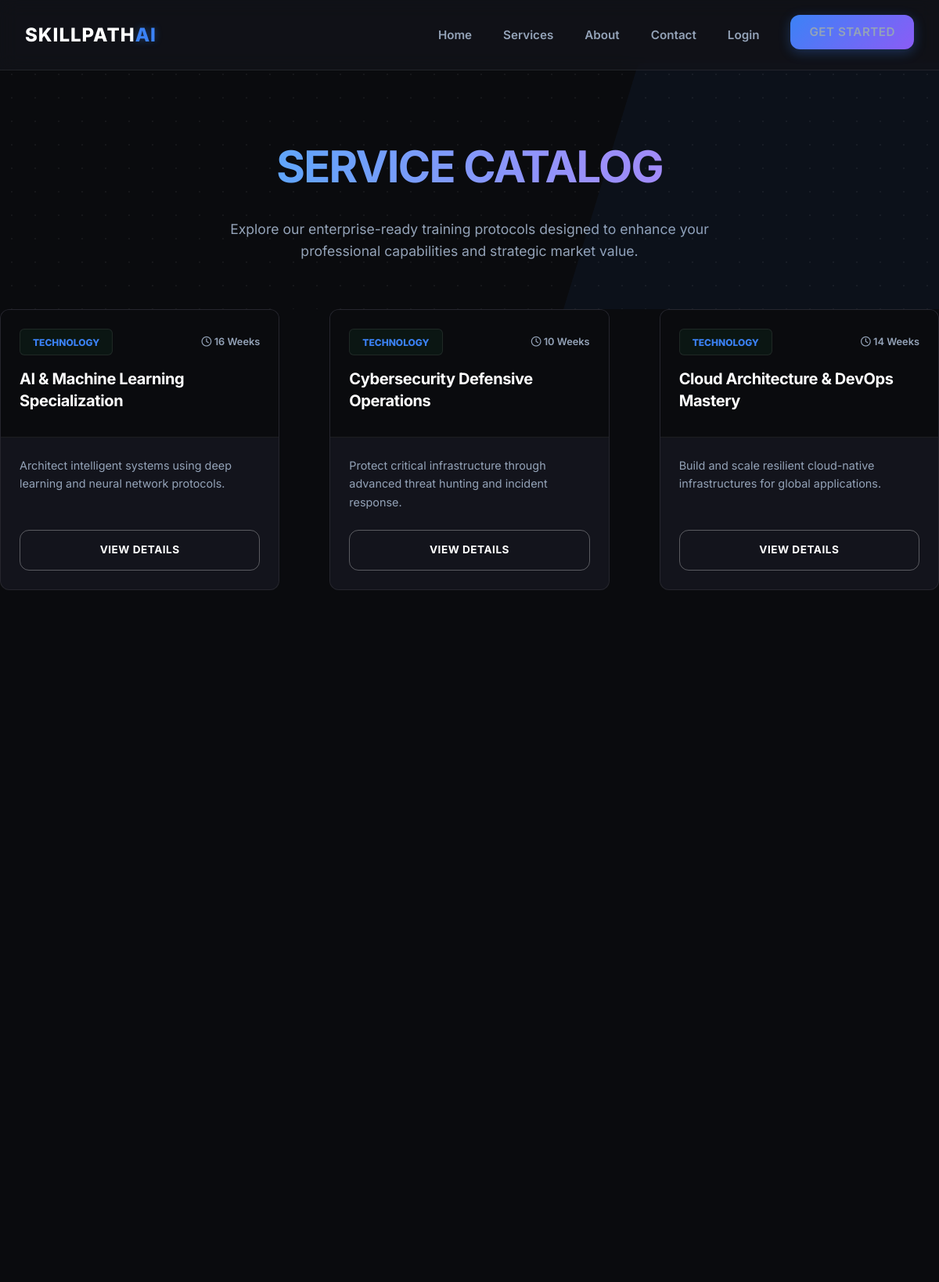
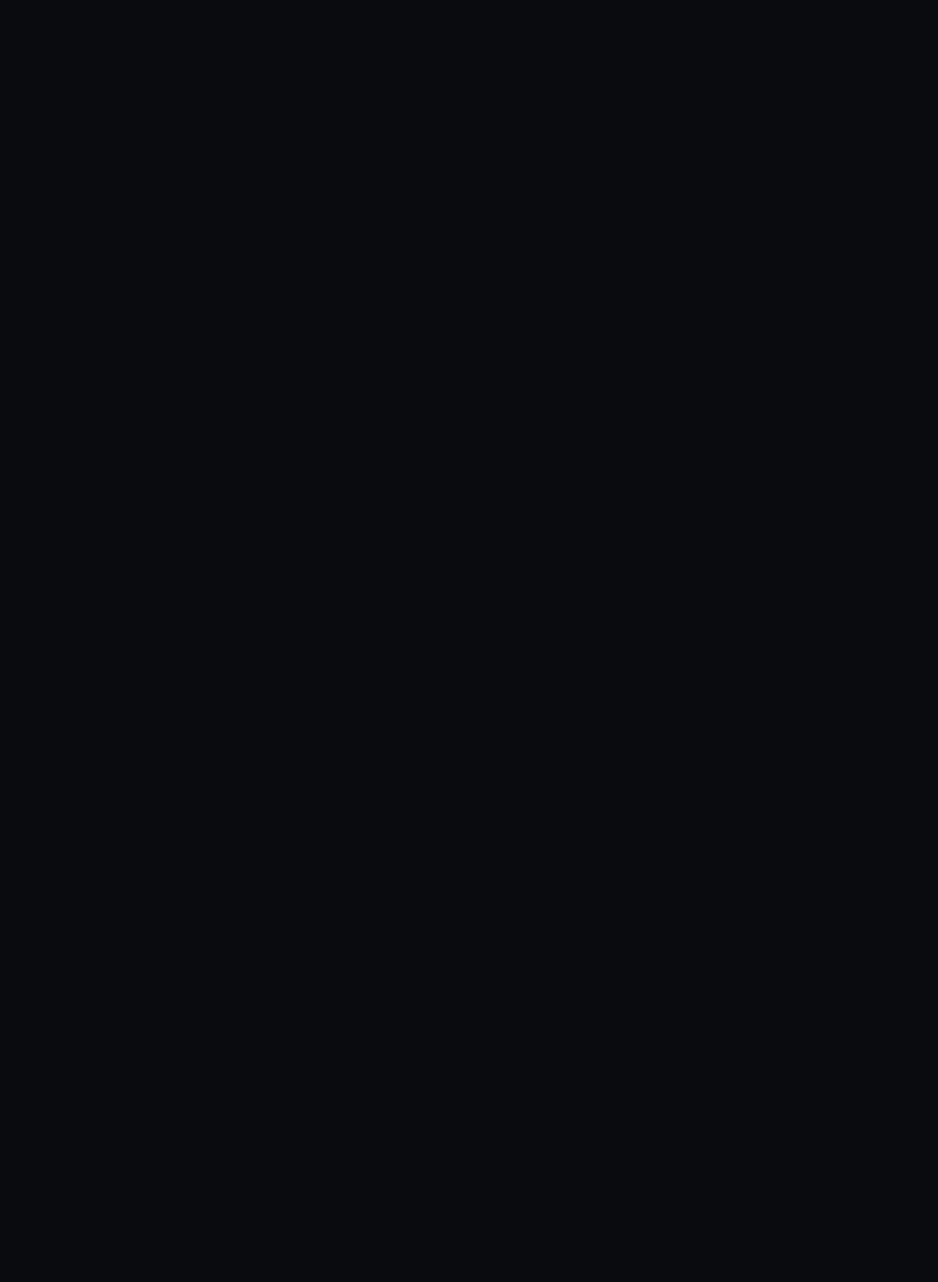
Page /courses/ (upper part) on the committed database (2 pictures, top to bottom).
### recommender/models.py (models this page shows, shortened)
class Course(models.Model):
    CATEGORY_CHOICES = [
        ('Technology', 'Technology'),
        ('Business', 'Business'),
        ('Medical', 'Medical'),
        ('Arts', 'Arts'),
        ('Government', 'Government'),
    ]
    DIFFICULTY_CHOICES = [
        ('Beginner', 'Beginner'),
        ('Intermediate', 'Intermediate'),
        ('Advanced', 'Advanced'),
    ]
    title = models.CharField(max_length=200, unique=True)
    category = models.CharField(max_length=50, choices=CATEGORY_CHOICES)
    short_description = models.CharField(max_length=255)
    description = models.TextField() # Full Overview
    difficulty = models.CharField(max_length=20, choices=DIFFICULTY_CHOICES)
    duration = models.CharField(max_length=50) # e.g., "8 Weeks"
    what_you_will_learn = models.TextField(help_text="One learning point per line")
    prerequisites = models.TextField(blank=True, help_text="One prerequisite per line")
    recommended_background = models.TextField(blank=True)
    tools_covered = models.CharField(max_length=255, help_text="Comma separated tools")
    related_careers = models.ManyToManyField(Career, related_name='courses')

### recommender/views.py (the view)
# urls.py: path('courses/', views.courses_list, name='courses'),
def courses_list(request):
    courses = Course.objects.all()
    return render(request, 'recommender/courses.html', {'courses': courses})

### templates/recommender/courses.html
{% extends 'recommender/base.html' %}
{% load static %}
{% block content %}
<div class="animate-fadeIn">
    <section class="hero" style="padding: 100px 0 60px;">
        <div class="container" style="text-align: center;">
            <h1 style="margin-bottom: 2rem;">SERVICE <span style="color: var(--primary-green);">CATALOG</span></h1>
            <p style="max-width: 700px; margin: 0 auto; font-size: 1.1rem;">
                Explore our enterprise-ready training protocols designed to enhance your professional capabilities and
                strategic market value.
            </p>
        </div>
    </section>
    <div class="container section-padding" style="padding-top: 0;">
        <div style="display: grid; grid-template-columns: repeat(auto-fill, minmax(300px, 1fr)); gap: var(--space-xl);">
            {% for course in courses %}
            <div class="card"
                style="display: flex; flex-direction: column; padding: 0; overflow: hidden; border: 1px solid var(--border-gray); transition: transform 0.3s ease, box-shadow 0.3s ease;">
                <div style="padding: 1.5rem; border-bottom: 1px solid var(--border-gray); background: var(--bg-soft);">
                    <div
                        style="display: flex; justify-content: space-between; align-items: center; margin-bottom: 1rem;">
                        <span class="chip"
                            style="background: rgba(30, 127, 67, 0.1); color: var(--primary-green); font-size: 0.75rem;">
                            {{ course.category }}
                        </span>
                        <span style="font-size: 0.8rem; color: var(--text-muted); font-weight: 600;">
                            <i class="far fa-clock"></i> {{ course.duration }}
                        </span>
                    </div>
                    <h3 style="font-size: 1.25rem; margin-bottom: 0.5rem; line-height: 1.4;">{{ course.title }}</h3>
                </div>
                <div style="padding: 1.5rem; flex: 1; display: flex; flex-direction: column;">
                    <p
                        style="font-size: 0.9rem; color: var(--text-muted); margin-bottom: 1.5rem; flex: 1; line-height: 1.6;">
                        {{ course.short_description }}
                    </p>
                    <a href="{% url 'course_detail' course.pk %}" class="btn btn-outline"
                        style="width: 100%; text-align: center;">View Details</a>
                </div>
            </div>
            {% empty %}
            <div style="grid-column: 1 / -1; text-align: center; padding: 4rem;">
                <p>No training protocols currently available.</p>
            </div>
            {% endfor %}
        </div>
    </div>
</div>
{% endblock %}

### templates/recommender/base.html (shortened to what this page needs)
{% load static %}
<!DOCTYPE html>
<html lang="en">
<head>
    <link rel="stylesheet" href="https://cdnjs.cloudflare.com/ajax/libs/font-awesome/6.4.0/css/all.min.css">
    <link rel="stylesheet" href="https://cdn.jsdelivr.net/npm/swiper@11/swiper-bundle.min.css" />
    <link rel="stylesheet"
        href="https://cdnjs.cloudflare.com/ajax/libs/OwlCarousel2/2.3.4/assets/owl.carousel.min.css" />
    <link rel="stylesheet"
        href="https://cdnjs.cloudflare.com/ajax/libs/OwlCarousel2/2.3.4/assets/owl.theme.default.min.css" />
    <link rel="stylesheet" href="{% static 'recommender/css/style.css' %}">
</head>
<body class="{% block body_class %}{% endblock %}">
    {% block header %}
    <nav>
        <div class="container">
            <a href="{% url 'home' %}" class="logo">SkillPath<span>AI</span></a>
            <ul class="nav-links" id="navLinks">
                <li><a href="{% url 'home' %}">Home</a></li>
                <li><a href="{% url 'courses' %}">Services</a></li>
                <li><a href="{% url 'about' %}">About</a></li>
                <li><a href="{% url 'contact' %}">Contact</a></li>
                {% if user.is_authenticated %}
                <li><a href="{% url 'dashboard' %}">Dashboard</a></li>
                <li><a href="{% url 'logout' %}" class="btn btn-outline" style="padding: 0.6rem 1.5rem;">Logout</a></li>
                {% else %}
                <li><a href="{% url 'login' %}">Login</a></li>
                <li><a href="{% url 'register' %}" class="btn btn-primary" style="padding: 0.6rem 1.5rem;">Get
                        Started</a></li>
                {% endif %}
            </ul>
        </div>
    </nav>
    {% endblock %}
    <div class="main-content" style="padding-top: 80px;">
        {% block content %}{% endblock %}
    </div>
</body>
</html>

### static/recommender/css/style.css (style rules this page uses)
:root { --bg-body: #0a0b0e; --bg-surface: #13141c; --bg-surface-hover: #1c1e2a; --bg-glass: rgba(19, 20, 28, 0.7); --text-main: #ffffff; --text-muted: #94a3b8; --text-dim: #64748b; --primary-blue: #3b82f6; --primary-purple: #8b5cf6; --accent-cyan: #06b6d4; --gradient-primary: linear-gradient(135deg, #3b82f6 0%, #8b5cf6 100%); --gradient-glow: linear-gradient(135deg, rgba(59, 130, 246, 0.5) 0%, rgba(139, 92, 246, 0.5) 100%); --gradient-text: linear-gradient(to right, #60a5fa, #a78bfa); --primary-green: #3b82f6; --dark-green: #1e40af; --bg-white: #13141c; --bg-soft: #0a0b0e; --text-dark: #ffffff; --border-gray: rgba(255, 255, 255, 0.08); --success: #10b981; --warning: #f59e0b; --error: #ef4444; --header-height: 80px; --radius-sm: 6px; --radius: 12px; --radius-lg: 24px; --space-xs: 0.5rem; --space-sm: 1rem; --space-md: 1.5rem; --space-lg: 2rem; --space-xl: 4rem; --space-xxl: 8rem; --shadow-sm: 0 4px 6px -1px rgba(0, 0, 0, 0.3); --shadow-medium: 0 10px 15px -3px rgba(0, 0, 0, 0.5); --shadow-glow: 0 0 20px rgba(59, 130, 246, 0.3); --backdrop-blur: blur(12px); --transition: all 0.3s cubic-bezier(0.4, 0, 0.2, 1); --font-heading: 'Inter', 'Plus Jakarta Sans', sans-serif; --font-body: 'Inter', sans-serif; }
* { margin: 0; padding: 0; box-sizing: border-box; }
body { background-color: var(--bg-body); color: var(--text-main); font-family: var(--font-body); line-height: 1.6; overflow-x: hidden; -webkit-font-smoothing: antialiased; }
h1, h2, h3, h4, h5, h6 { font-family: var(--font-heading); font-weight: 700; line-height: 1.2; color: var(--text-main); margin-bottom: 1.5rem; letter-spacing: -0.02em; }
h1 { font-size: 3.5rem; letter-spacing: -0.03em; background: var(--gradient-text); -webkit-background-clip: text; -webkit-text-fill-color: transparent; background-clip: text; display: inline-block; }
h3 { font-size: 1.75rem; }
p { margin-bottom: 1rem; color: var(--text-muted); }
.container { max-width: 1240px; margin: 0 auto; padding: 0 2rem; }
nav { position: fixed; top: 0; left: 0; width: 100%; background: var(--bg-glass); backdrop-filter: var(--backdrop-blur); padding: 1.2rem 0; border-bottom: 1px solid var(--border-gray); z-index: 2000; transition: var(--transition); }
nav .container { display: flex; justify-content: space-between; align-items: center; }
.logo { font-family: var(--font-heading); font-weight: 800; font-size: 1.5rem; color: var(--text-main); text-decoration: none; text-transform: uppercase; letter-spacing: 1px; }
.logo span { color: var(--primary-blue); text-shadow: 0 0 10px rgba(59, 130, 246, 0.4); }
.nav-links { display: flex; gap: 2.5rem; align-items: center; list-style: none; }
.nav-links a { text-decoration: none; color: var(--text-muted); font-weight: 600; font-size: 0.95rem; transition: var(--transition); }
.btn { display: inline-block; padding: 0.9rem 2rem; border-radius: var(--radius); font-weight: 700; text-transform: uppercase; font-size: 0.85rem; letter-spacing: 0.5px; cursor: pointer; transition: var(--transition); text-decoration: none; border: none; position: relative; overflow: hidden; }
.btn-primary { background: var(--gradient-primary); color: var(--white); box-shadow: 0 4px 15px rgba(59, 130, 246, 0.3); }
.btn-outline { background-color: transparent; border: 1px solid rgba(255, 255, 255, 0.3); color: var(--text-main); }
.card { background: var(--bg-surface); border: 1px solid var(--border-gray); border-radius: var(--radius); padding: 2.5rem; box-shadow: 0 0 0 rgba(0, 0, 0, 0); transition: var(--transition); }
section { padding: 100px 0; }
.hero { background-color: var(--bg-body); background-image: radial-gradient(rgba(255, 255, 255, 0.05) 1px, transparent 1px); background-size: 30px 30px; padding: 120px 0 80px; position: relative; overflow: hidden; }
.section-padding { padding: var(--space-xxl) 0; }
.chip { display: inline-block; background: var(--bg-soft); padding: 0.4rem 1rem; border-radius: var(--radius-sm); font-weight: 800; font-size: 0.7rem; color: var(--text-dark); border: 1px solid var(--border-gray); text-transform: uppercase; }
.hero::before { content: ''; position: absolute; top: 0; right: 0; width: 40%; height: 100%; background: var(--primary-green); clip-path: polygon(20% 0, 100% 0, 100% 100%, 0% 100%); z-index: 0; opacity: 0.05; }
.animate-fadeIn { animation: fadeIn 0.8s ease forwards; }
.reveal-on-scroll { opacity: 0; transform: translateY(30px); transition: all 0.8s cubic-bezier(0.5, 0, 0, 1); }
.reveal-on-scroll.visible { opacity: 1; transform: translateY(0); }

### rows in the picture
Course: category "TECHNOLOGY", duration "16 Weeks", title "AI & Machine Learning Specialization", short_description "Architect intelligent systems using deep learning and neural network protocols."
Course: category "TECHNOLOGY", duration "10 Weeks", title "Cybersecurity Defensive Operations", short_description "Protect critical infrastructure through advanced threat hunting and incident response."
Course: category "TECHNOLOGY", duration "14 Weeks", title "Cloud Architecture & DevOps Mastery", short_description "Build and scale resilient cloud-native infrastructures for global applications."
